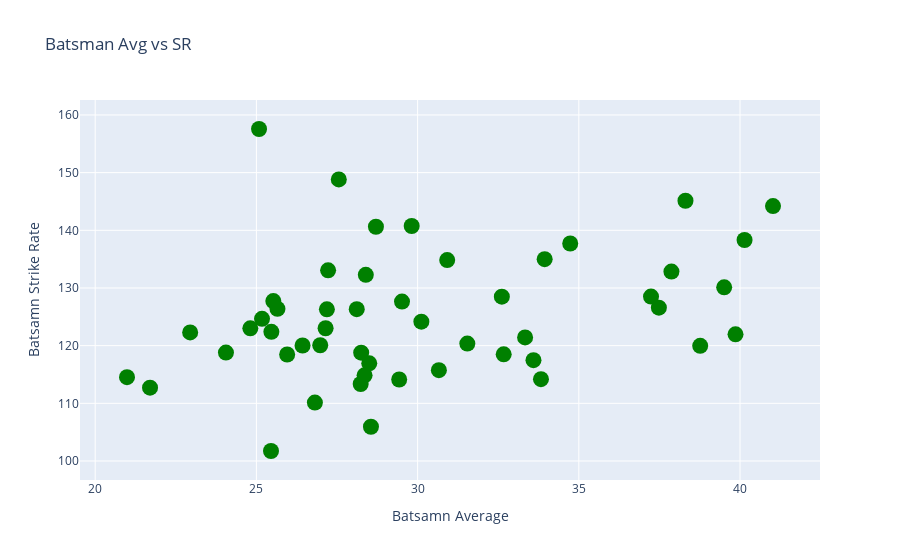

This figure's notebook cell:
### Code cell
trace = go.Scatter(x = avg['avg'], y = avg['batsman_runs'], mode = 'markers', text=avg['batsman'],
                  marker = {"color":"green", "size":16})
data = [trace]
layout = go.Layout(title = "Batsman Avg vs SR",
                  xaxis = {"title":"Batsamn Average"},
                  yaxis = {"title":"Batsamn Strike Rate"})

fig = go.Figure(data = data, layout=layout)
fig.show()
pyo.plot(fig, filename = "IPL.html")

### Figure 1 — Plotly figure (JSON) as saved in the notebook; plotly's stock layout.template omitted (floating-point values rounded to 4 significant figures)
{"data": [{"marker": {"color": "green", "size": 16}, "mode": "markers", "text": ["AB de Villiers", "AC Gilchrist", "AJ Finch", "AM Rahane", "AT Rayudu", "BB McCullum", "BJ Hodge", "CH Gayle", "DA Miller", "DA Warner", "DJ Bravo", "DJ Hussey", "DPMD Jayawardene", "DR Smith", "F du Plessis", "G Gambhir", "GJ Maxwell", "JH Kallis", "JP Duminy", "KA Pollard", "KC Sangakkara", "KD Karthik", "KK Nair", "M Vijay", "MEK Hussey", "MK Pandey", "MK Tiwary", "MS Dhoni", "NV Ojha", "PA Patel", "R Dravid", "RA Jadeja", "RG Sharma", "RV Uthappa", "S Badrinath", "S Dhawan", "SC Ganguly", "SE Marsh", "SK Raina", "SPD Smith", "SR Tendulkar", "SR Watson", "SS Tiwary", "SV Samson", "TM Dilshan", "V Kohli", "V Sehwag", "WP Saha", "YK Pathan", "Yuvraj Singh"], "type": "scatter", "x": [38.31, 27.22, 27.19, 33.59, 27.15, 28.11, 33.33, 41.02, 34.73, 40.14, 22.95, 26.98, 28.25, 28.39, 30.12, 31.54, 25.08, 28.55, 39.86, 28.71, 25.95, 24.81, 25.17, 26.43, 38.76, 28.5, 29.43, 37.87, 20.99, 21.7, 28.23, 24.06, 32.61, 29.52, 30.66, 32.67, 25.45, 39.51, 33.94, 37.24, 33.83, 30.92, 28.36, 25.46, 26.81, 37.48, 27.56, 25.52, 29.82, 25.65], "y": [145.1, 133.1, 126.3, 117.5, 123.0, 126.3, 121.4, 144.2, 137.7, 138.3, 122.3, 120.1, 118.8, 132.3, 124.2, 120.4, 157.6, 105.9, 122.0, 140.6, 118.5, 123.0, 124.7, 120.0, 120.0, 116.9, 114.1, 132.8, 114.5, 112.7, 113.3, 118.8, 128.5, 127.6, 115.7, 118.5, 101.7, 130.1, 135.0, 128.5, 114.2, 134.8, 114.9, 122.4, 110.1, 126.6, 148.8, 127.7, 140.8, 126.4]}], "layout": {"title": {"text": "Batsman Avg vs SR"}, "xaxis": {"title": {"text": "Batsamn Average"}}, "yaxis": {"title": {"text": "Batsamn Strike Rate"}}}}
